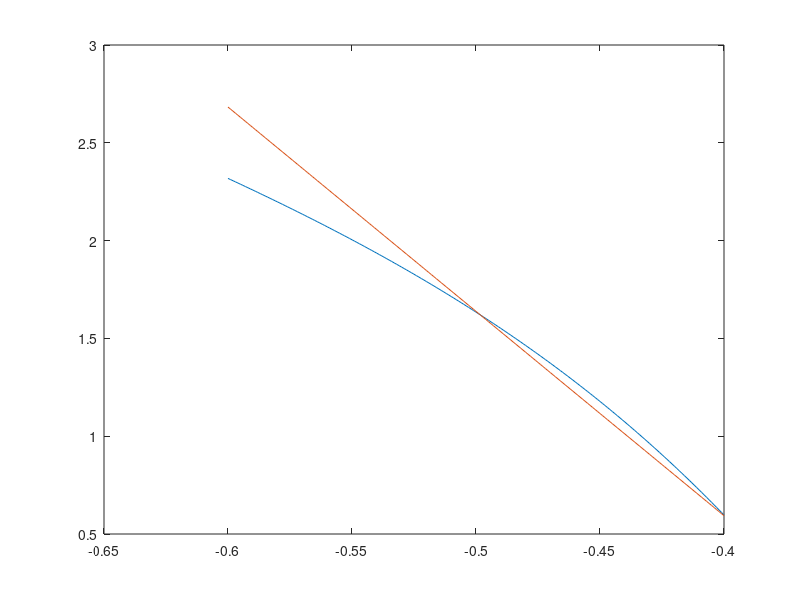

Here is the MATLAB script that generated this plot: (Note: this script raises an error after producing the figure.)
close all 
clear all
clc

 c=[-32.3444674451266;-107.4936376966535;5.4559263010323;35.5572000100370;0.7595495751754;-48.4489780846895;21.5881438769874];%0.5 ms to 3r
%c=[-28.5473219991892;-92.9261353580101;3.89945961480451;24.1696283921364;-0.273898634774999;-41.3476541719846;15.9439724925004];%0.25 to 3.0 ms
cmd=-0.4:-0.001:-0.6;
ss=zeros(size(cmd));
for i=1:length(cmd)
    u0=cmd(i);
    a0=c(1)+c(2)*u0+c(6)*u0^2;
    a1=c(3)+c(4)*u0+c(7)*u0^2;
    a2=c(5);
    rt=roots([a2,a1,a0]);
    idx=find((rt<3) & (rt>0),1);
    ss(i)=rt(idx);
end
ss_est=[-10.445339156721717,-3.584452482313747];
figure
plot(cmd,ss)
hold on
plot(cmd,polyval(ss_est,cmd))

load('steady_state_speeds.mat')
plot(throttle_in,v_mocap,'b*')